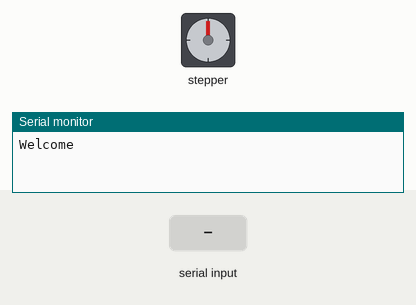
Recording of a sketch running on a simulated Arduino Uno, built with avr-gcc and run on an emulated ATmega328P. Shown: stepper motor, the last lines printed to the serial monitor. Wiring (inferred from the names in the program): stepper motor driver (200 steps per turn assumed): step pin 2; direction pin 3. Inputs (shaded band) come from the test bench.

Above: at 1.2 s.
1.3 s: "left\n" received over Serial
At 2.5 s:
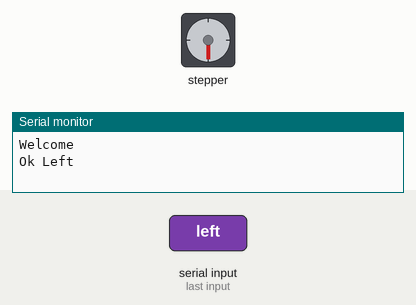
4.3 s: "start\n" received over Serial
At 5.1 s:
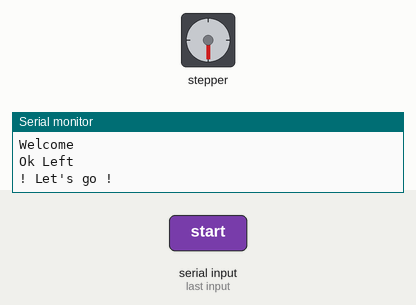
Timing chart, 0 to 68.8 s (numbered marks = the images above; inputs shaded):
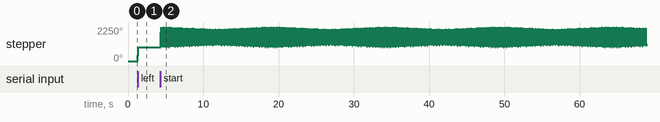

The sketch:

Linear_stage.ino
```cpp
// Stepper Motor
#define STEP_PIN 2
#define DIR_PIN 3

const int stepsPerMove = 750; // M8....calculating [reciprocating function - DEMO]
const int stepPerMoveForAdjust = 500; // M8....calculating [for adjsting]
const int stepDelay = 50; // move step (ms)

// Command
String command = "";

void setup()
{
  Serial.begin(9600);
  Serial.println("Welcome");

  pinMode(STEP_PIN, OUTPUT);
  pinMode(DIR_PIN, OUTPUT);
}

void loop()
{

  while (Serial.available())
  {
    char c = Serial.read();

    if (c == '\n')
    {
      command.trim();

      if (command == "left")
      {
        // Move Left if place the compututer to the right side of linear stage
        Serial.println("Ok Left");
        digitalWrite(DIR_PIN, HIGH);
        moveSteps(stepPerMoveForAdjust);
      }
      else if(command == "right")
      {
        // Move Right if place the compututer to the right side of linear stage
        Serial.println("Ok Right");
        digitalWrite(DIR_PIN, LOW);
        moveSteps(stepPerMoveForAdjust);
      }
      else if(command == "zero")
      {
        Serial.println("Here the starting point");
      }
      else if(command == "start")
      {
        Serial.print("! Let's go !");

        while(true)
        {
          // Move forward
          digitalWrite(DIR_PIN, HIGH);
          moveSteps(stepsPerMove);
          //delay(50);

          // Move backward
          digitalWrite(DIR_PIN, LOW);
          moveSteps(stepsPerMove);
          //delay(50);
        }
      }
      else if(command == "stop")
      {
        Serial.println("HUH");
      }
      else
      {
        Serial.println("Try Again !!");
      }

      command = "";
    }
    else
    {
      command += c;
    }
  }

  /*
  // Move left
  digitalWrite(DIR_PIN, HIGH);
  moveSteps(stepsPerMove);
  delay(500);

  // Move right
  digitalWrite(DIR_PIN, LOW);
  moveSteps(stepsPerMove);
  delay(500);
  */
}

void moveSteps(int steps)
{
  for (int i = 0 ; i < steps ; i++)
  {
    digitalWrite(STEP_PIN, HIGH);
    delayMicroseconds(stepDelay);

    digitalWrite(STEP_PIN, LOW);
    delayMicroseconds(stepDelay);
  }
}
```

Measured:
- after the input at 1.3 s, stepper: turns 900° clockwise, starting at once
- after the input at 4.3 s, stepper: turns 1348° clockwise in 0.08 s, then 1345° counter-clockwise in 0.06 s, repeating every 0.18 s
